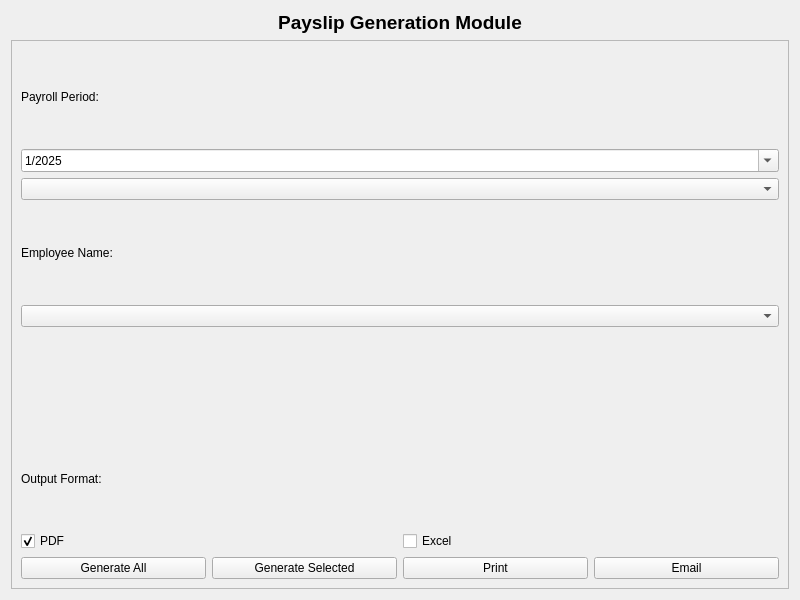
<?xml version="1.0" encoding="UTF-8"?>
<ui version="4.0">
 <class>PayslipWidget</class>
 <widget class="QWidget" name="PayslipWidget">
  <property name="geometry">
   <rect>
    <x>0</x>
    <y>0</y>
    <width>800</width>
    <height>600</height>
   </rect>
  </property>
  <layout class="QVBoxLayout" name="verticalLayout">
   <item>
    <widget class="QLabel" name="titleLabel">
     <property name="font">
      <font>
       <pointsize>14</pointsize>
       <bold>true</bold>
      </font>
     </property>
     <property name="text">
      <string>Payslip Generation Module</string>
     </property>
     <property name="alignment">
      <set>Qt::AlignCenter</set>
     </property>
    </widget>
   </item>
   <item>
    <widget class="QScrollArea" name="scrollArea">
     <property name="widgetResizable">
      <bool>true</bool>
     </property>
     <widget class="QWidget" name="scrollAreaWidgetContents">
      <property name="geometry">
       <rect>
        <x>0</x>
        <y>0</y>
        <width>780</width>
        <height>552</height>
       </rect>
      </property>
      <layout class="QVBoxLayout" name="scrollAreaLayout">
       <item>
        <widget class="QLabel" name="labelPayrollPeriod">
         <property name="text">
          <string>Payroll Period:</string>
         </property>
        </widget>
       </item>
       <item>
        <widget class="QDateEdit" name="payrollDateEdit">
         <property name="currentSection">
          <enum>QDateTimeEdit::YearSection</enum>
         </property>
         <property name="displayFormat">
          <string>M/yyyy</string>
         </property>
         <property name="calendarPopup">
          <bool>true</bool>
         </property>
         <property name="timeSpec">
          <enum>Qt::LocalTime</enum>
         </property>
         <property name="date">
          <date>
           <year>2025</year>
           <month>1</month>
           <day>1</day>
          </date>
         </property>
        </widget>
       </item>
       <item>
        <widget class="QComboBox" name="comboPayrollPeriod"/>
       </item>
       <item>
        <widget class="QLabel" name="labelEmployeeName">
         <property name="text">
          <string>Employee Name:</string>
         </property>
        </widget>
       </item>
       <item>
        <widget class="QComboBox" name="employeeComboBox"/>
       </item>
       <item>
        <widget class="QLabel" name="labelPayslipImage">
         <property name="sizePolicy">
          <sizepolicy hsizetype="Expanding" vsizetype="Preferred">
           <horstretch>0</horstretch>
           <verstretch>0</verstretch>
          </sizepolicy>
         </property>
         <property name="pixmap">
          <pixmap>:/resources/docs/images/payslip.png</pixmap>
         </property>
         <property name="scaledContents">
          <bool>true</bool>
         </property>
        </widget>
       </item>
       <item>
        <widget class="QLabel" name="labelOutputFormat">
         <property name="text">
          <string>Output Format:</string>
         </property>
        </widget>
       </item>
       <item>
        <layout class="QHBoxLayout" name="outputFormatLayout">
         <item>
          <widget class="QCheckBox" name="checkPDF">
           <property name="text">
            <string>PDF</string>
           </property>
           <property name="checked">
            <bool>true</bool>
           </property>
          </widget>
         </item>
         <item>
          <widget class="QCheckBox" name="checkExcel">
           <property name="text">
            <string>Excel</string>
           </property>
          </widget>
         </item>
        </layout>
       </item>
       <item>
        <layout class="QHBoxLayout" name="actionButtonsLayout">
         <item>
          <widget class="QPushButton" name="generateAllButton">
           <property name="text">
            <string>Generate All</string>
           </property>
          </widget>
         </item>
         <item>
          <widget class="QPushButton" name="generateSelectedButton">
           <property name="text">
            <string>Generate Selected</string>
           </property>
          </widget>
         </item>
         <item>
          <widget class="QPushButton" name="printButton">
           <property name="text">
            <string>Print</string>
           </property>
          </widget>
         </item>
         <item>
          <widget class="QPushButton" name="emailButton">
           <property name="text">
            <string>Email</string>
           </property>
          </widget>
         </item>
        </layout>
       </item>
      </layout>
     </widget>
    </widget>
   </item>
  </layout>
 </widget>
 <resources/>
 <connections/>
</ui>
